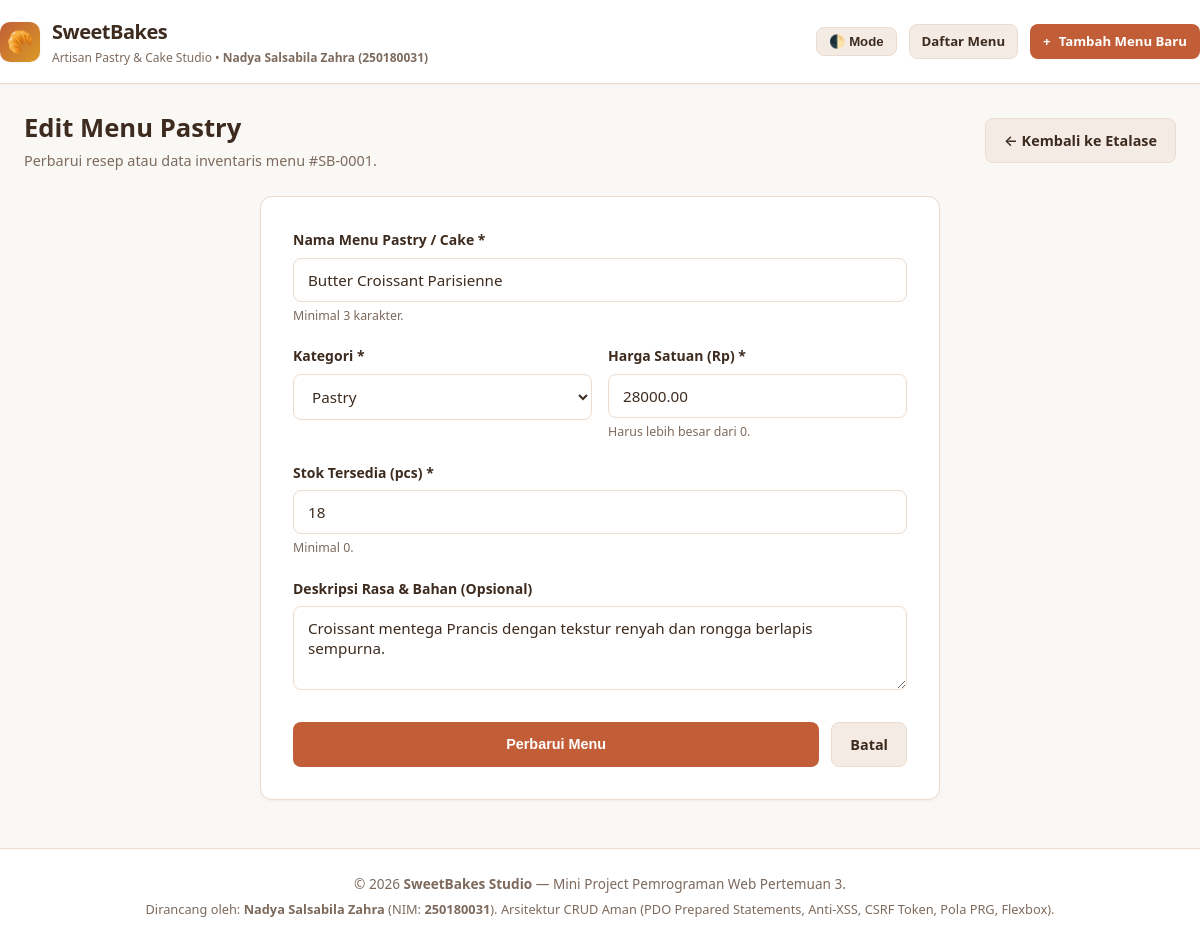
The page /edit.php?id=1 on the database its author committed.
### tables this page shows
CREATE TABLE `products` (
    `id`          INT AUTO_INCREMENT PRIMARY KEY,
    `name`        VARCHAR(150)   NOT NULL UNIQUE,
    `category`    VARCHAR(60)    NOT NULL DEFAULT 'Pastry',
    `description` TEXT           NULL,
    `price`       DECIMAL(12, 2) NOT NULL,
    `stock`       INT            NOT NULL DEFAULT 0,
    `created_at`  TIMESTAMP      DEFAULT CURRENT_TIMESTAMP,
    `updated_at`  TIMESTAMP      DEFAULT CURRENT_TIMESTAMP ON UPDATE CURRENT_TIMESTAMP
);

### config/db.php (called while the page is built, shortened)
<?php
function e($value) {
    return htmlspecialchars((string)($value ?? ''), ENT_QUOTES, 'UTF-8');
}

### edit.php (the view, shortened to what this page needs)
<?php
require_once __DIR__ . '/config/db.php';
$id = isset($_GET['id']) && is_numeric($_GET['id']) ? (int)$_GET['id'] : 0;
$stmt = $pdo->prepare("SELECT * FROM products WHERE id = :id");
$stmt->execute([':id' => $id]);
$product = $stmt->fetch();
$errors = [];
$name = $product['name'];
$category = $product['category'];
$price = $product['price'];
$stock = $product['stock'];
$description = $product['description'];
include __DIR__ . '/header.php';
?>
<div style="margin: 24px 0 16px 0; display: flex; justify-content: space-between; align-items: center; flex-wrap: wrap; gap: 12px;">
    <div>
        <h2 style="font-size: 1.6rem; font-weight: 700;">Edit Menu Pastry</h2>
        <p style="color: var(--text-muted); font-size: 0.9rem;">Perbarui resep atau data inventaris menu #SB-<?= str_pad((string)$id, 4, '0', STR_PAD_LEFT); ?>.</p>
    </div>
    <a href="index.php" class="btn btn-secondary">
        &larr; Kembali ke Etalase
    </a>
</div>
<div class="form-box">
    <form method="POST" action="edit.php?id=<?= (int)$id; ?>" novalidate>
        <div class="form-group">
            <label for="name">Nama Menu Pastry / Cake *</label>
            <input type="text" id="name" name="name" class="form-control <?= isset($errors['name']) ? 'is-invalid' : ''; ?>"
                   value="<?= e($name); ?>" required>
            <?php if (isset($errors['name'])): ?>
                <div class="invalid-msg"><?= e($errors['name']); ?></div>
            <?php else: ?>
                <div class="hint">Minimal 3 karakter.</div>
            <?php endif; ?>
        </div>
        <div class="form-row">
            <div class="form-group">
                <label for="category">Kategori *</label>
                <select id="category" name="category" class="form-control <?= isset($errors['category']) ? 'is-invalid' : ''; ?>" required>
                    <?php
                    $categoriesPreset = ['Pastry', 'Artisan Cake', 'Cupcake & Muffin', 'Cookies & Treats', 'Bread & Loaf'];
                    foreach ($categoriesPreset as $c): ?>
                        <option value="<?= e($c); ?>" <?= $category === $c ? 'selected' : ''; ?>>
                            <?= e($c); ?>
                        </option>
                    <?php endforeach; ?>
                </select>
            </div>
            <div class="form-group">
                <label for="price">Harga Satuan (Rp) *</label>
                <input type="number" id="price" name="price" step="500" min="1" class="form-control <?= isset($errors['price']) ? 'is-invalid' : ''; ?>"
                       value="<?= e($price); ?>" required>
                <?php if (isset($errors['price'])): ?>
                    <div class="invalid-msg"><?= e($errors['price']); ?></div>
                <?php else: ?>
                    <div class="hint">Harus lebih besar dari 0.</div>
                <?php endif; ?>
            </div>
        </div>
        <div class="form-group">
            <label for="stock">Stok Tersedia (pcs) *</label>
            <input type="number" id="stock" name="stock" min="0" class="form-control <?= isset($errors['stock']) ? 'is-invalid' : ''; ?>"
                   value="<?= e($stock); ?>" required>
            <?php if (isset($errors['stock'])): ?>
                <div class="invalid-msg"><?= e($errors['stock']); ?></div>
            <?php else: ?>
                <div class="hint">Minimal 0.</div>
            <?php endif; ?>
        </div>
        <div class="form-group">
            <label for="description">Deskripsi Rasa &amp; Bahan (Opsional)</label>
            <textarea id="description" name="description" rows="3" class="form-control"><?= e($description); ?></textarea>
        </div>
        <div style="display: flex; gap: 12px; margin-top: 24px;">
            <button type="submit" class="btn btn-primary" style="flex: 1; justify-content: center;">
                Perbarui Menu
            </button>
            <a href="index.php" class="btn btn-secondary">Batal</a>
        </div>
    </form>
</div>
<?php include __DIR__ . '/footer.php'; ?>

### assets/style.css (style rules this page uses)
*, *::before, *::after { box-sizing: border-box; margin: 0; padding: 0; }
:root { --font-main: 'Segoe UI', system-ui, -apple-system, sans-serif; --font-mono: 'Consolas', monospace; --bg-page: #faf8f5; --bg-surface: #ffffff; --bg-card: #ffffff; --border-color: #ebdcd0; --text-primary: #3d2b1f; --text-muted: #7d6a5d; --brand-primary: #c25e37; --brand-primary-hover: #a84d28; --brand-secondary: #f4ece4; --brand-secondary-hover: #e8ded4; --accent-gold: #d99b26; --badge-pastry: #d97706; --badge-cake: #be185d; --badge-cupcake: #8b5cf6; --badge-cookies: #059669; --badge-bread: #0284c7; --status-success: #15803d; --status-success-bg: #dcfce7; --status-danger: #b91c1c; --status-danger-bg: #fee2e2; --shadow-sm: 0 1px 3px rgba(61, 43, 31, 0.05); --shadow-md: 0 4px 12px rgba(61, 43, 31, 0.08); --shadow-lg: 0 10px 24px rgba(61, 43, 31, 0.12); --radius: 12px; }
body { font-family: var(--font-main); background-color: var(--bg-page); color: var(--text-primary); line-height: 1.6; min-height: 100vh; display: flex; flex-direction: column; transition: background-color 0.2s ease, color 0.2s ease; }
.form-box { background-color: var(--bg-card); border: 1px solid var(--border-color); border-radius: var(--radius); padding: 32px; max-width: 680px; margin: 24px auto 48px auto; box-shadow: var(--shadow-sm); }
.form-group { margin-bottom: 20px; }
.form-group label { display: block; font-weight: 600; font-size: 0.875rem; margin-bottom: 6px; }
.form-group .hint { font-size: 0.775rem; color: var(--text-muted); margin-top: 4px; }
.form-control { width: 100%; padding: 11px 14px; border: 1px solid var(--border-color); border-radius: 8px; background-color: var(--bg-surface); color: var(--text-primary); font-size: 0.95rem; font-family: inherit; transition: border-color 0.15s ease, box-shadow 0.15s ease; }
.form-row { display: flex; flex-wrap: wrap; gap: 16px; }
.form-row .form-group { flex: 1 1 220px; }
.btn { display: inline-flex; align-items: center; gap: 8px; padding: 10px 18px; font-size: 0.9rem; font-weight: 600; border-radius: 8px; text-decoration: none; border: 1px solid transparent; cursor: pointer; transition: all 0.15s ease; }
.btn-primary { background-color: var(--brand-primary); color: #ffffff; }
.btn-secondary { background-color: var(--brand-secondary); color: var(--text-primary); border-color: var(--border-color); }

### rows shown on the page
products: name "Butter Croissant Parisienne", price "28000.00", stock "18", description "Croissant mentega Prancis dengan tekstur renyah dan rongga berlapis sempurna."

### other values the page prints
str_pad((string)$id, 4, '0', STR_PAD_LEFT) "0001"
form field category "Pastry"
